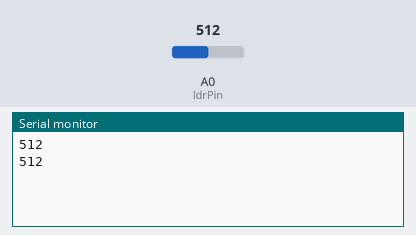
A sketch run on a simulated Arduino Uno, built with avr-gcc and run on an emulated ATmega328P. On the bench: the last lines printed to the serial monitor. The inputs (shaded band) are chosen by the test bench; at power-on: A0 (ldrPin) = 512.

Above: at 1.8 s.
1.9 s: A0 (ldrPin) set to 716
At 2.8 s:
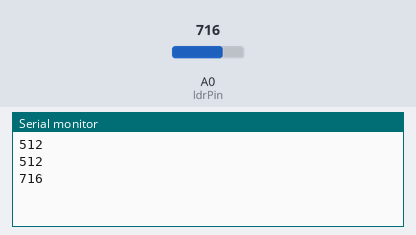
3.4 s: A0 (ldrPin) set to 900
At 4.7 s:
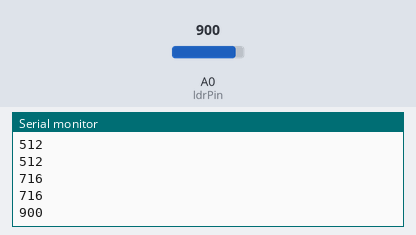
Timing chart, 0 to 6.4 s (numbered marks = the images above; inputs shaded):
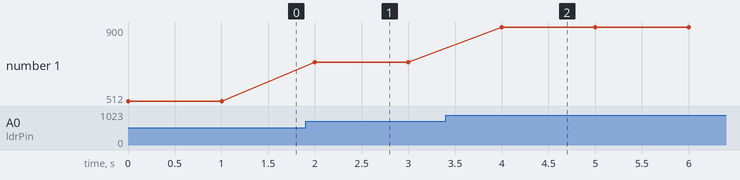

Measured:
- after the input at 1.9 s, the serial monitor: prints a new line after 0.10 s (image 1)
- after the input at 3.4 s, the serial monitor: prints a new line after 0.60 s (image 2)
- plotted number 1: 512 → 716 after the input at 1.9 s, 716 → 900 after the input at 3.4 s

The sketch:

3.1-spaendingsdeler.ino
```cpp
int ldrPin = A0;
int ldrVal;

void setup() {
  pinMode(ldrPin, INPUT);
  Serial.begin(9600);
}

void loop() {
  ldrVal = analogRead(ldrPin);

  Serial.println(ldrVal);

  delay(1000);
}
```
